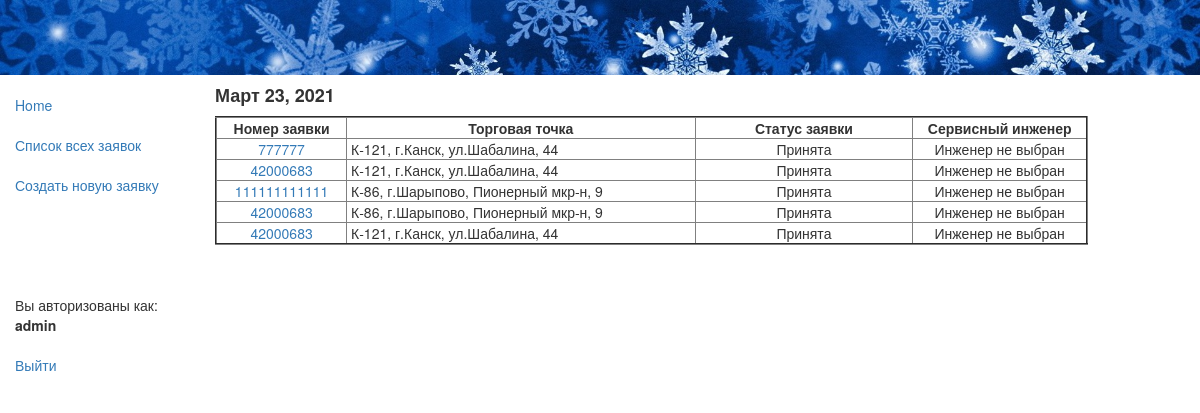
Before: /app/recs/ (signed in) with the older database file.
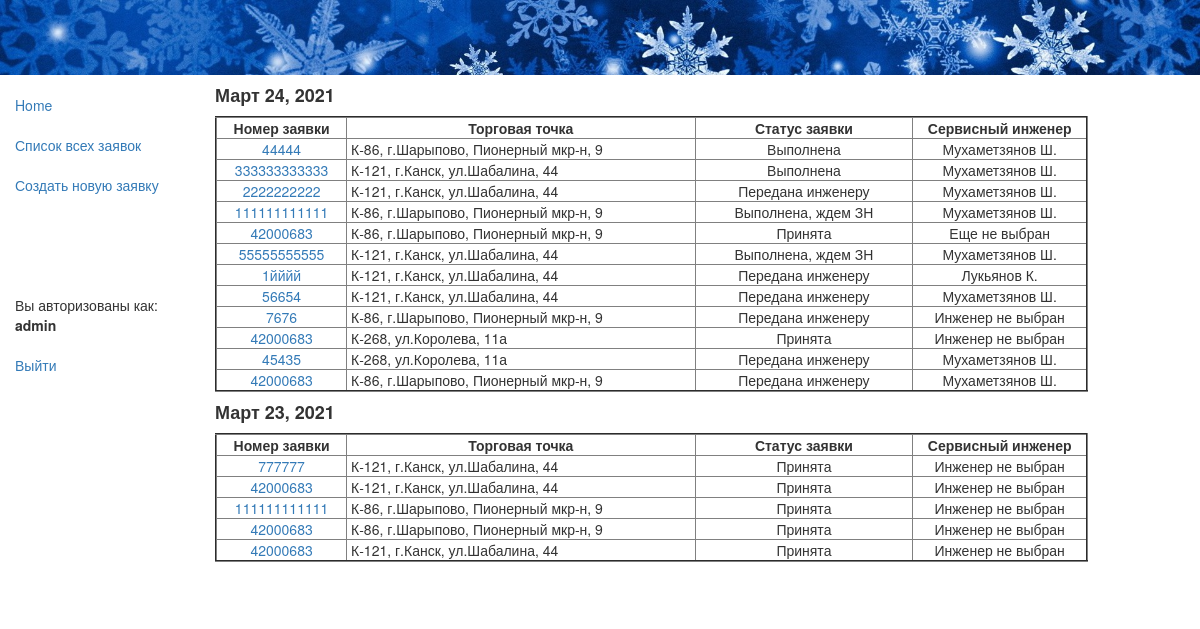
After: the same page with the newer database file.
### app/models.py (models this page shows, shortened)
class Rec(models.Model):
    status = models.ForeignKey(Status, null=True, on_delete=models.SET_NULL, default=4, verbose_name="Статус заявки")
    rec_date = models.DateField(auto_now_add=True)
    rec_time = models.TimeField(auto_now_add=True)
    staff = models.ForeignKey(Staff, null=True, on_delete=models.SET_NULL, verbose_name='Диспетчер')
    customer = models.CharField(max_length=100, verbose_name="ФИО инициатора заявки")
    rec_num = models.CharField(verbose_name='Номер заявки', max_length=12)
    store = models.ForeignKey(Store, null=True, on_delete=models.SET_NULL, verbose_name="Торговая точка, адрес")
    description = models.TextField(max_length=1000, verbose_name="Содержание заявки")
    trouble = models.ForeignKey(Trouble, null=True, on_delete=models.SET_NULL, verbose_name="Категория неисправности")
    tech = models.ForeignKey(Tech, null=True, on_delete=models.SET_NULL, verbose_name="Сервисный инженер")
    signd = models.DateField(null=True, verbose_name="Дата передачи заявки инженеру")
    signt = models.TimeField(null=True, verbose_name="Время передачи заявки инженеру")
    visit = models.DateField(null=True, verbose_name="Дата визита инженера")
    result = models.TextField(null=True, max_length=1000, verbose_name="Результат выезда")
    form = models.CharField(null=True, max_length=10, verbose_name="Номер заказа-наряда")
    jpg = models.ImageField(upload_to='images', null=True, verbose_name="Скан-копия заказа-наряда")
    class Meta:
        ordering = ['-rec_time'] # отображение заявок в rec-list.html в обратном порядке
        permissions = (("can_create_update", "Может rec_create и rec_update"),
                       ("can_list_detail", "Может rec_list и rec_detail"),
                       )
    def get_absolute_url(self):
        return reverse('rec_detail', args=[str(self.id)])

class Store(models.Model):
    name = models.CharField(max_length=96, help_text="Торговая точка, адрес")
    def __str__(self):
        return self.name

class Status(models.Model):
    name = models.CharField(max_length=32, help_text="Состояние заявки")
    def __str__(self):
        return self.name

class Tech(models.Model):
    name = models.CharField(max_length=64, help_text="Сервисный инженер")
    def __str__(self):
        return self.name

### app/views.py (the view)
@permission_required('app.can_list_detail')
def rec_list(request):
    recs = Rec.objects.all()
    ddd = set()
    for i in recs:
        ddd.add(i.rec_date)
    ddd = sorted(ddd, reverse=True)[:45] # сортировка убыванию даты и кол-во отображаемых дней
    return render(
        request,
        'rec_list.html',
        context={'recs':recs, 'ddd':ddd},
    )

### app/templates/rec_list.html
{% extends "base_generic.html" %}
{% block content %}
  {% if recs %}
    {% for d in ddd %}
        <h4><strong>{{ d }}</strong></h4>
<table border="2" width="90%">
       <tr>
           <td width="15%" align="center" > <strong> &nbsp;Номер заявки&nbsp; </strong> </td>
           <td width="40%" align="center" > <strong> &nbsp;Торговая точка&nbsp; </strong> </td>
           <td width="25%" align="center" > <strong> &nbsp;Статус заявки&nbsp; </strong> </td>
           <td width="20%" align="center" > <strong> &nbsp;Сервисный инженер&nbsp; </strong> </td>
       </tr>
      {% for rec in recs %}
            {% if rec.rec_date == d %}
          <tr>
              <td align="center" > <a href="{{ rec.get_absolute_url }}">{{ rec.rec_num}} </a> </td>
              <td> &nbsp;{{ rec.store}}&nbsp; </td>
              <td align="center" > &nbsp;{{ rec.status}}&nbsp;</td>
              {% if rec.tech %}
              <td align="center" > &nbsp;{{ rec.tech}}&nbsp;</td>
              {% else %}
              <td align="center" > &nbsp;Еще не выбран&nbsp;</td>
              {% endif %}
          </tr>
            {% endif %}
      {% endfor %}
    </table>
    {% endfor %}
  {% else %}
    <br><p>Заявок пока нетути</p>
  {% endif %}
<br><br>
{% endblock %}

### app/templates/base_generic.html (shortened to what this page needs)
<!DOCTYPE html>
<html lang="en">
<head>
  <link rel="stylesheet" href="https://maxcdn.bootstrapcdn.com/bootstrap/3.3.7/css/bootstrap.min.css">
  {% load static %}
  <link rel="stylesheet" href="{% static 'css/styles.css' %}">
  <img src="{% static 'images/snow.jpg' %}" alt="Snow" style="width:100%;"/>
</head>
<body>
  <div class="container-fluid">
    <div class="row">
      <div class="col-sm-2">
      {% block sidebar %}
      <ul class="sidebar-nav">
          <li><a href="{% url 'index' %}">Home</a></li> <br>
          {% if perms.app.can_list_detail %}
          <li><a href="{% url 'recs' %}">Список всех заявок</a></li>
          {% endif %}
          <br>
          {% if perms.app.can_create_update %}
          <li><a href="{% url 'rec_create' %}">Создать новую заявку</a></li>
          {% endif %}
          <br><br><br><br><br>
        {% if user.is_authenticated %}
            <li>Вы авторизованы как: </li><li><strong>{{ user.get_username }}</strong></li><br>
            <li><a href="{% url 'logout'%}?next={% url 'index' %}">Выйти</a></li>
        {% else %}
            <li><strong>Вы не авторизованы.</strong></li> <br>
            <li>Чтобы это исправить, </li>
            <li><a href="{% url 'login'%}?next={% url 'index' %}">нажмите здесь.</a></li>
        {% endif %}
      </ul>
     {% endblock %}
      </div>
      <div class="col-sm-10 ">
      {% block content %}{% endblock %}
      </div>
    </div>
  </div>
</body>
</html>

### app/static/css/styles.css (style rules this page uses)
.sidebar-nav { margin-top: 20px; padding: 0; list-style: none; }

Changed rows visible on the page:
added Rec: ddd "Март 24, 2021", rec_num "44444", store "К-86, г.Шарыпово, Пионерный мкр-н, 9", status "Выполнена", tech "Мухаметзянов Ш."
added Rec: rec_num "333333333333", store "К-121, г.Канск, ул.Шабалина, 44", status "Выполнена", tech "Мухаметзянов Ш.", shown under "Март 24, 2021"
added Rec: rec_num "2222222222", store "К-121, г.Канск, ул.Шабалина, 44", status "Передана инженеру", tech "Мухаметзянов Ш.", shown under "Март 24, 2021"
added Rec: rec_num "111111111111", store "К-86, г.Шарыпово, Пионерный мкр-н, 9", status "Выполнена, ждем ЗН", tech "Мухаметзянов Ш.", shown under "Март 24, 2021"
added Rec: rec_num "42000683", store "К-86, г.Шарыпово, Пионерный мкр-н, 9", status "Принята", shows "Еще не выбран", shown under "Март 24, 2021"
added Rec: rec_num "55555555555", store "К-121, г.Канск, ул.Шабалина, 44", status "Выполнена, ждем ЗН", tech "Мухаметзянов Ш.", shown under "Март 24, 2021"
added Rec: rec_num "1йййй", store "К-121, г.Канск, ул.Шабалина, 44", status "Передана инженеру", tech "Лукьянов К.", shown under "Март 24, 2021"
added Rec: rec_num "56654", store "К-121, г.Канск, ул.Шабалина, 44", status "Передана инженеру", tech "Мухаметзянов Ш.", shown under "Март 24, 2021"
added Rec: rec_num "7676", store "К-86, г.Шарыпово, Пионерный мкр-н, 9", status "Передана инженеру", tech "Инженер не выбран", shown under "Март 24, 2021"
added Rec: rec_num "42000683", store "К-268, ул.Королева, 11а", status "Принята", tech "Инженер не выбран", shown under "Март 24, 2021"
added Rec: rec_num "45435", store "К-268, ул.Королева, 11а", status "Передана инженеру", tech "Мухаметзянов Ш.", shown under "Март 24, 2021"
added Rec: rec_num "42000683", store "К-86, г.Шарыпово, Пионерный мкр-н, 9", status "Передана инженеру", tech "Мухаметзянов Ш.", shown under "Март 24, 2021"
Other visible differences:
new list line: "Номер заявки Торговая точка Статус заявки Сервисный инженер"
